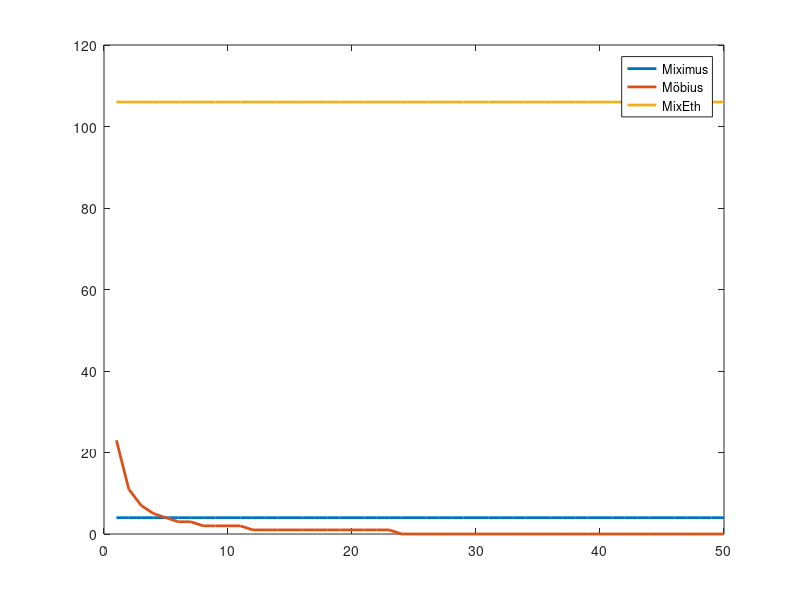

Reproduce this figure in MATLAB. (Note: this script raises an error after producing the figure.)
noOfParticipants = 50;
participants = 1:1:noOfParticipants;

blockGasLimit = 8000266; %https://etherscan.io/chart/gaslimit 2018.10.24.

miximusWithdrawalCost = 1903305;
noOfMiximusWithdrawal=floor(blockGasLimit/miximusWithdrawalCost);
plotMiximus = noOfMiximusWithdrawal.* ones(length(participants),1);

mobiusWithdrawalCost = participants.*335714;
noOfMobiusWithdrawal=floor(1./(mobiusWithdrawalCost./blockGasLimit));
plotMobius = noOfMobiusWithdrawal;

mixEthWithdrawalCost = 75000;
noOfMixEthWithdrawal=floor(blockGasLimit/mixEthWithdrawalCost);
plotMixEth = noOfMixEthWithdrawal.* ones(length(participants),1);

%plot(participants,  plotMiximus, 'Miximus', participants, plotMobius, participants, plotMixEth,'LineWidth',2);
plot(participants, plotMiximus,'DisplayName','Miximus','LineWidth',2);
hold on
plot(participants, plotMobius,'DisplayName', 'Möbius' ,'LineWidth',2);
plot(participants, plotMixEth, 'DisplayName', 'MixEth','LineWidth',2);
hold off
lgd = legend;
lgd.NumColumns = 1;

xlabel('Number of participants in the mixer')
ylabel('Number of withdrawal tx fitting in a block')

breakyaxis([30 100]); % Break Axis

pause(0.1);
legend({'Miximus','Möbius','MixEth'},'Location','southeast');

% breakyaxes splits data in an axes so that data is in a low and high pane.
%
%   breakYAxes(splitYLim) splitYLim is a 2 element vector containing a range
%   of y values from splitYLim(1) to splitYLim(2) to remove from the axes.
%   They must be within the current yLimis of the axes.
%
%   breakYAxes(splitYLim,splitHeight) splitHeight is the distance to 
%   seperate the low and high side.  Units are the same as 
%   get(AX,'uints') default is 0.015
% 
%   breakYAxes(splitYLim,splitHeight,xOverhang) xOverhang stretches the 
%   axis split graphic to extend past the top and bottom of the plot by
%   the distance set by XOverhang.  Units are the same as get(AX,'units')
%   default value is 0.015
%
%   breakYAxes(AX, ...) performs the operation on the axis specified by AX
%
function breakInfo = breakyaxis(varargin)
    %Validate Arguements
    if nargin < 1 || nargin > 4
       error('Wrong number of arguements'); 
    end
    if isscalar(varargin{1}) && ishandle(varargin{1})
        mainAxes = varargin{1};
        argOffset = 1;
        argCnt = nargin - 1;
        if ~strcmp(get(mainAxes,'Type'),'axes')
           error('Handle object must be Type Axes'); 
        end
    else
        mainAxes = gca;
        argOffset = 0;
        argCnt = nargin;
    end
    
    if (strcmp(get(mainAxes,'XScale'),'log'))
        error('Log X Axes are not supported'); 
    end
    
    if (argCnt < 3)
        xOverhang = 0.015;
    else
        xOverhang = varargin{3 + argOffset};
        if  numel(xOverhang) ~= 1 || ~isreal(xOverhang) || ~isnumeric(xOverhang)
            error('XOverhang must be a scalar number');
        elseif (xOverhang < 0)
            error('XOverhang must not be negative');
        end
        xOverhang = double(xOverhang);
    end
    
    if (argCnt < 2)
        splitHeight = 0.015;
    else
        splitHeight = varargin{2 + argOffset};
        if  numel(xOverhang) ~= 1 || ~isreal(xOverhang) || ~isnumeric(xOverhang)
            error('splitHeight must be a scalar number');
        elseif (xOverhang < 0)
            error('splitHeight must not be negative');
        end
        splitHeight = double(splitHeight);
    end
    
    splitYLim = varargin{1 + argOffset};
    if numel(splitYLim) ~= 2 || ~isnumeric(splitYLim) || ~isreal(xOverhang)
       error(splitYLim,'Must be a vector length 2');
    end
    splitYLim = double(splitYLim);
    
    mainYLim = get(mainAxes,'YLim');
    if (any(splitYLim >= mainYLim(2)) || any(splitYLim <= mainYLim(1)))
       error('splitYLim must be in the range given by get(AX,''YLim'')');
    end
    
    mainPosition = get(mainAxes,'Position');
    if (splitHeight > mainPosition(3) ) 
       error('Split width is too large') 
    end
   
    %We need to create 4 axes
    % lowAxes - is used for the low y axis and low pane data
    % highAxes - is used to the high y axis and high pane data
    % annotationAxes - is used to display the x axis and title
    % breakAxes - this is an axes with the same size and position as main
    %   is it used to draw a seperator between the low and high side
    
    %Grab Some Parameters from the main axis (e.g the one we are spliting)
    mainYLim = get(mainAxes,'YLim');
    mainXLim = get(mainAxes,'XLim');
    mainPosition = get(mainAxes,'Position');
    mainParent = get(mainAxes,'Parent');
    mainHeight = mainPosition(4); %Positions have the format [low bottom width height]
    %mainYRange = mainYLim(2) - mainYLim(1);
    mainFigure = get(mainAxes,'Parent');
    mainXColor = get(mainAxes,'XColor');
    mainLineWidth = get(mainAxes,'LineWidth');
    figureColor = get(mainFigure,'Color');
    mainXTickLabelMode = get(mainAxes,'XTickLabelMode');
    mainYLabel = get(mainAxes,'YLabel');
    mainYDir = get(mainAxes,'YDir');
    mainLayer = get(mainAxes,'Layer');
    
    %Save Main Axis Z Order
    figureChildren = get(mainFigure,'Children');
    zOrder = find(figureChildren == mainAxes);
    
    %Calculate where axesLow and axesHigh will be layed on screen
    %And their respctive YLimits
    lowYLimTemp = [mainYLim(1) splitYLim(1)];
    highYLimTemp = [splitYLim(2) mainYLim(2)];
    lowYRangeTemp = lowYLimTemp(2) - lowYLimTemp(1);
    highYRangeTemp = highYLimTemp(2) - highYLimTemp(1);
    lowHeightTemp = lowYRangeTemp / (lowYRangeTemp + highYRangeTemp) * (mainHeight - splitHeight);
    highHeightTemp = highYRangeTemp / (lowYRangeTemp + highYRangeTemp) * (mainHeight - splitHeight);
    lowStretch = (lowHeightTemp + splitHeight/2) / lowHeightTemp;
    lowYRange = lowYRangeTemp * lowStretch;
    lowHeight = lowHeightTemp * lowStretch;
    highStretch = (highHeightTemp + splitHeight/2) / highHeightTemp;
    highYRange = highYRangeTemp * highStretch;
    highHeight = highHeightTemp * highStretch;
    
    lowYLim = [mainYLim(1) mainYLim(1)+lowYRange];
    highYLim = [mainYLim(2)-highYRange mainYLim(2)];
    
    if (strcmp(mainYDir, 'normal')) 
        lowPosition = mainPosition;
        lowPosition(4) = lowHeight; 
        highPosition = mainPosition;    %(!!!) look here for position indices!
        highPosition(2) = mainPosition(2) + lowHeight;
        highPosition(4) = highHeight;
    else
        %Low Axis will actually go on the high side a vise versa
        highPosition = mainPosition;
        highPosition(4) = highHeight; 
        lowPosition = mainPosition;
        lowPosition(2) = mainPosition(2) + highHeight;
        lowPosition(4) = lowHeight;
    end
 
    %Create the Annotations layer, if the Layer is top, draw the axes on
    %top (e.g. after) drawing the low and high pane
    if strcmp(mainLayer,'bottom')
        annotationAxes = CreateAnnotaionAxes(mainAxes,mainParent)
    end
    
    %Create and position the lowAxes. Remove all X Axis Annotations, the 
    %title, and a potentially offensive tick mark 
    lowAxes = copyobj(mainAxes,mainParent);
    set(lowAxes,'Position', lowPosition, ...
        'YLim', lowYLim, ... 
        'XLim', mainXLim, ...
        'XGrid' ,'off', ...
        'XMinorGrid', 'off', ...
        'XMinorTick','off', ...
        'XTick', [], ...
        'XTickLabel', [], ...
        'box','off');
    if strcmp(mainLayer,'bottom')
        set(lowAxes,'Color','none');
    end
    delete(get(lowAxes,'XLabel')); 
    delete(get(lowAxes,'YLabel'));
    delete(get(lowAxes,'Title'));
    
    if strcmp(mainXTickLabelMode,'auto')
        yTick =  get(lowAxes,'YTick');
        set(lowAxes,'YTick',yTick(1:(end-1)));
    end
    
    %Create and position the highAxes. Remove all X Axis annotations, the 
    %title, and a potentially offensive tick mark 
    highAxes = copyobj(mainAxes,mainParent);
    set(highAxes,'Position', highPosition, ...
        'YLim', highYLim, ...
        'XLim', mainXLim, ...
        'XGrid' ,'off', ...
        'XMinorGrid', 'off', ...
        'XMinorTick','off', ...
        'XTick', [], ...
        'XTickLabel', [], ...
        'box','off');
    if strcmp(mainLayer,'bottom') %(!!!) is it only about layers?
        set(highAxes,'Color','none');
    end
    delete(get(highAxes,'XLabel')); 
    delete(get(highAxes,'YLabel'));
    delete(get(highAxes,'Title'));
    
    if strcmp(mainXTickLabelMode,'auto')
        yTick =  get(highAxes,'YTick');
        set(highAxes,'YTick',yTick(2:end));
    end
        %Create the Annotations layer, if the Layer is top, draw the axes on
    %top (e.g. after) drawing the low and high pane
    if strcmp(mainLayer,'top')
        annotationAxes = CreateAnnotaionAxes(mainAxes,mainParent);
        set(annotationAxes, 'Color','none');
    end
    
    %Create breakAxes, remove all graphics objects and hide all annotations
    breakAxes = copyobj(mainAxes,mainParent);
    children = get(breakAxes,'Children');
    for i = 1:numel(children)
       delete(children(i)); 
    end
    
    set(breakAxes,'Color','none');
    %Stretch the breakAxes horizontally to cover the vertical axes lines
    orignalUnits = get(breakAxes,'Units');
    set(breakAxes,'Units','Pixel');
    breakPosition = get(breakAxes,'Position');
    nudgeFactor = get(breakAxes,'LineWidth');
    breakPosition(3) = breakPosition(3) +  nudgeFactor;
    set(breakAxes,'Position',breakPosition);
    set(breakAxes,'Units',orignalUnits);
    %Stretch the breakAxes horizontally to create an overhang for sylistic
    %effect
    breakPosition = get(breakAxes,'Position');
    breakPosition(1) = breakPosition(1) - xOverhang;
    breakPosition(3) = breakPosition(3) +  2*xOverhang;
    set(breakAxes,'Position',breakPosition);
    
    %Create a sine shaped patch to seperate the 2 sides
    breakYLim = [mainPosition(2) mainPosition(2)+mainPosition(4)];
    set(breakAxes,'ylim',breakYLim);
    theta = linspace(0,2*pi,100);
    xPoints = linspace(mainXLim(1),mainXLim(2),100);
    amp = splitHeight/2 * 0.9;
    yPoints1 = amp * sin(theta) + mainPosition(2) + lowHeightTemp;
    yPoints2 = amp * sin(theta) + mainPosition(2) + mainPosition(4) - highHeightTemp;
    patchPointsY = [yPoints1 yPoints2(end:-1:1) yPoints1(1)];
    patchPointsX = [xPoints  xPoints(end:-1:1)  xPoints(1)];
    patch(patchPointsX,patchPointsY ,figureColor,'EdgeColor',figureColor,'Parent',breakAxes); %use of pathc(!!!)?
    %Create A Line To Delineate the low and high edge of the patch
    line('yData',yPoints1,'xdata',xPoints,'Parent',breakAxes,'Color',mainXColor,'LineWidth',mainLineWidth);
    line('yData',yPoints2,'xdata',xPoints,'Parent',breakAxes,'Color',mainXColor,'LineWidth',mainLineWidth);
    set(breakAxes,'Visible','off');
    
    %Make the old main axes invisiable
    invisibleObjects = RecursiveSetVisibleOff(mainAxes);
    %Preserve the z-order of the figure
    uistack([lowAxes highAxes breakAxes annotationAxes],'down',zOrder-1)
    
    %Set the rezise mode to position so that we can dynamically change the
    %size of the figure without screwing things up
    set([lowAxes highAxes breakAxes annotationAxes],'ActivePositionProperty','Position');
 
    %Playing with the titles labels etc can cause matlab to reposition
    %the axes in some cases.  Mannually force the position to be correct. 
    set([breakAxes annotationAxes],'Position',mainPosition);
    
    %Save the axes so we can unbreak the axis easily
    breakInfo = struct();
    breakInfo.lowAxes = lowAxes;
    breakInfo.highAxes = highAxes;
    breakInfo.breakAxes = breakAxes;
    breakInfo.annotationAxes = annotationAxes;
    breakInfo.invisibleObjects = invisibleObjects;
end
function list = RecursiveSetVisibleOff(handle) 
    list = [];
    list = SetVisibleOff(handle,list);
    
end 
function list = SetVisibleOff(handle, list)
    if (strcmp(get(handle,'Visible'),'on'))
        set(handle,'Visible','off');
        list = [list handle];
    end
    
    children = get(handle,'Children');
    for i = 1:numel(children)
        list = SetVisibleOff(children(i),list);
    end
end
    
function annotationAxes = CreateAnnotaionAxes(mainAxes,mainParent)
    %Create Annotation Axis, Remove graphics objects, YAxis annotations
    %(except YLabel) and make background transparent
    annotationAxes = copyobj(mainAxes,mainParent);
    
    set(annotationAxes,'XLimMode','Manual');
    
    children = get(annotationAxes,'Children');
    for i = 1:numel(children)
       delete(children(i)); 
    end
    %Save the yLabelpostion because it will move when we delete yAxis
    %ticks
    yLabel = get(annotationAxes,'YLabel');
    yLabelPosition = get(yLabel,'Position');
    
    set(annotationAxes,'YGrid' ,'off', ...
        'YMinorGrid', 'off', ...
        'YMinorTick','off', ...
        'YTick', [], ...
        'YTickLabel', []);
    
    %Restore the pevious label postition
    set(yLabel,'Position',yLabelPosition);
end
